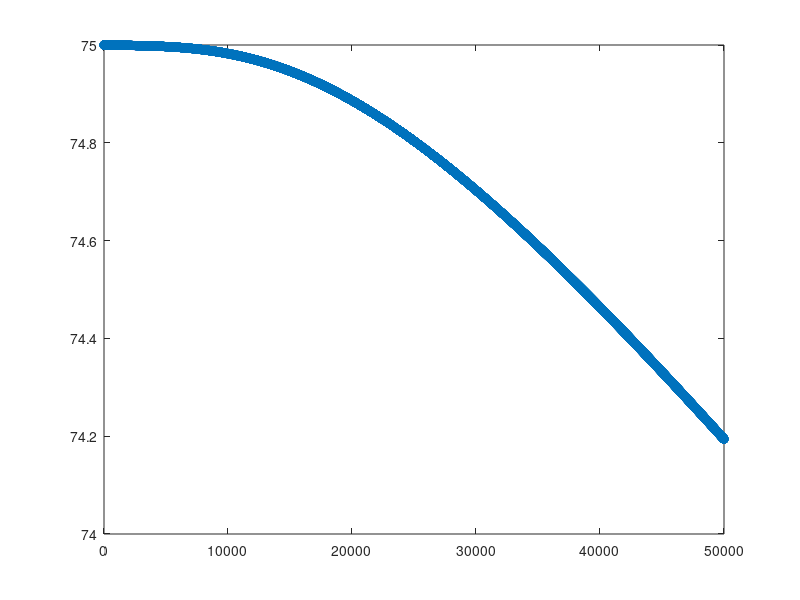

Recreate this plot in MATLAB.
%code for checking out the varition of code with variations in I_ext
M=50000;
C=1e-6;
E_Na=50e-3;
E_K=-77e-3;
E_l=-55e-3;
g_Na=120e-3;%cm square look into it 
g_K=36e-3;%cm square look into it 
g_l=0.3e-3;%cm square look into it 
V_t=75;
Output=zeros(1,50000);
n_Output=zeros(1,50000);
h_Output=zeros(1,50000);
m_Output=zeros(1,50000);
I_o=1e-6;%cm square look into it 
del_t=0.00001e-3;
I_ext=zeros(1,50000);
I_ext(1:10000)=zeros(1,10000);
I_ext(40001:50000)=zeros(1,10000);
I_ext(10001:40000)=I_o*ones(1,30000);
h=1;
m=0;
n=0;
for i=1:M
del_V=(-g_Na*(m^3)*h*(V_t*10^-3-E_Na)-g_K*n^4*(V_t*10^-3-E_K)-g_l*(V_t*10^-3-E_l)+I_ext(i))*(1/C);
del_n=(0.01*((V_t*10^3)+55)/(1-exp(-((V_t*10^3)+55)/10)))*(1-n)-(0.125*exp(-((V_t*10^3)+65)/80))*n;
del_m=(0.1*((V_t*10^3)+40)/(1-exp(-((V_t*10^3)+40)/10)))*(1-m)-(4*exp(-0.0556*(((V_t*10^3)+65))))*m;
del_h=(0.07*exp(-0.05*((V_t*10^3)+65)))*(1-h)-(1/(1+exp(-0.1*((V_t*10^3)+35))))*h;
V_t=V_t+del_V*del_t;
n=n+del_n*del_t;
m=m+del_m*del_t;
h=h+del_h*del_t;
Output(i)=V_t;
n_Output(i)=n;
m_Output(i)=m;
h_Output(i)=h;
end
T=linspace(1,50000,50000);
plot(T,Output,'o');

